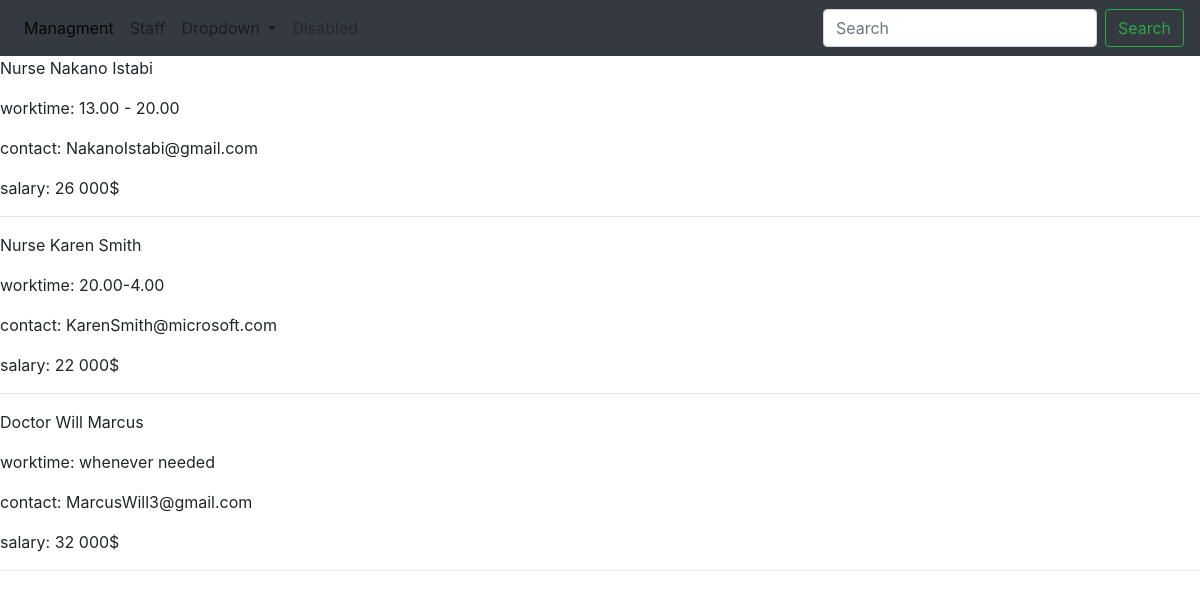
Page /staff/ on the committed database.
### eldercare_app/models.py (models this page shows, shortened)
class Staff_member(models.Model):
    name = models.CharField(max_length=100)
    salary = models.CharField(max_length=100)
    title = models.CharField(max_length=100)
    work_time = models.CharField(max_length=100)
    email = models.EmailField()

### eldercare_app/views.py (the view)
# urls.py: path('staff/',display_staffpage)
def display_staffpage(request):
    Staff = Staff_member.objects.all()
    return render(request, 'websites/staff_page.html', {'staff': Staff})

### eldercare_app/templates/websites/staff_page.html (shortened to what this page needs)
{% extends 'base.html' %}
{% block content %}
<!DOCTYPE html>
<html lang="en">
<head>
</head>
<body>
    {% for member in staff %}
    <p>{{member.title}} {{member.name}}</p>
    <p>worktime: {{member.work_time}}</p>
    <p>contact: {{member.email}}</p>
    <p>salary: {{member.salary}}</p>
    <hr>
    {% endfor %}
</body>
</html>
{% endblock %}

### eldercare_app/templates/base.html (shortened to what this page needs)
<!DOCTYPE html>
<html lang="en">
<head>
  <link rel="stylesheet" href="https://cdn.jsdelivr.net/npm/bootstrap@4.3.1/dist/css/bootstrap.min.css">
</head>
<body>
<nav class="navbar navbar-expand-lg navbar-light bg-dark">
  <div class="collapse navbar-collapse" id="navbarSupportedContent">
    <ul class="navbar-nav mr-auto">
      <li class="nav-item active">
        <a class="nav-link" href="/">Managment<span class="sr-only">(current)</span></a>
      </li>
      <li class="nav-item">
        <a class="nav-link" href="/staff">Staff</a>
      </li>
      <li class="nav-item dropdown">
        <a class="nav-link dropdown-toggle" href="#" id="navbarDropdown" role="button" data-toggle="dropdown" aria-haspopup="true" aria-expanded="false">
          Dropdown
        </a>
      </li>
      <li class="nav-item">
        <a class="nav-link disabled" href="#">Disabled</a>
      </li>
    </ul>
    <form class="form-inline my-2 my-lg-0">
      <input class="form-control mr-sm-2" type="search" placeholder="Search" aria-label="Search">
      <button class="btn btn-outline-success my-2 my-sm-0" type="submit">Search</button>
    </form>
  </div>
</nav>
{% block content %}
{% endblock %}
</body>
</html>

### rows in the picture
Staff_member: title "Nurse", name "Nakano Istabi", work_time "13.00 - 20.00", email "NakanoIstabi@gmail.com", salary "26 000$"
Staff_member: title "Nurse", name "Karen Smith", work_time "20.00-4.00", email "KarenSmith@microsoft.com", salary "22 000$"
Staff_member: title "Doctor", name "Will Marcus", work_time "whenever needed", email "MarcusWill3@gmail.com", salary "32 000$"
